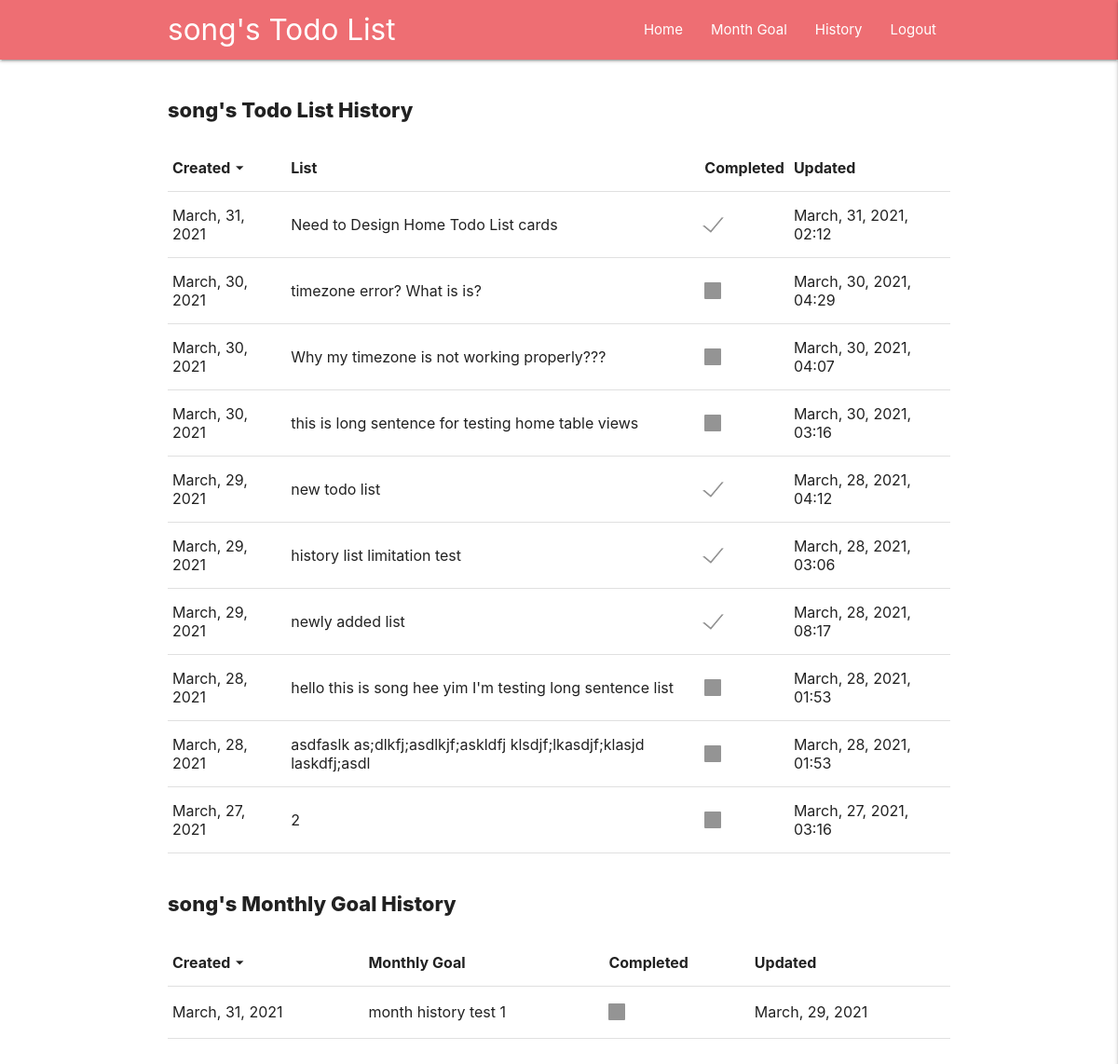
/history (signed in), run on an earlier commit of the app's database.
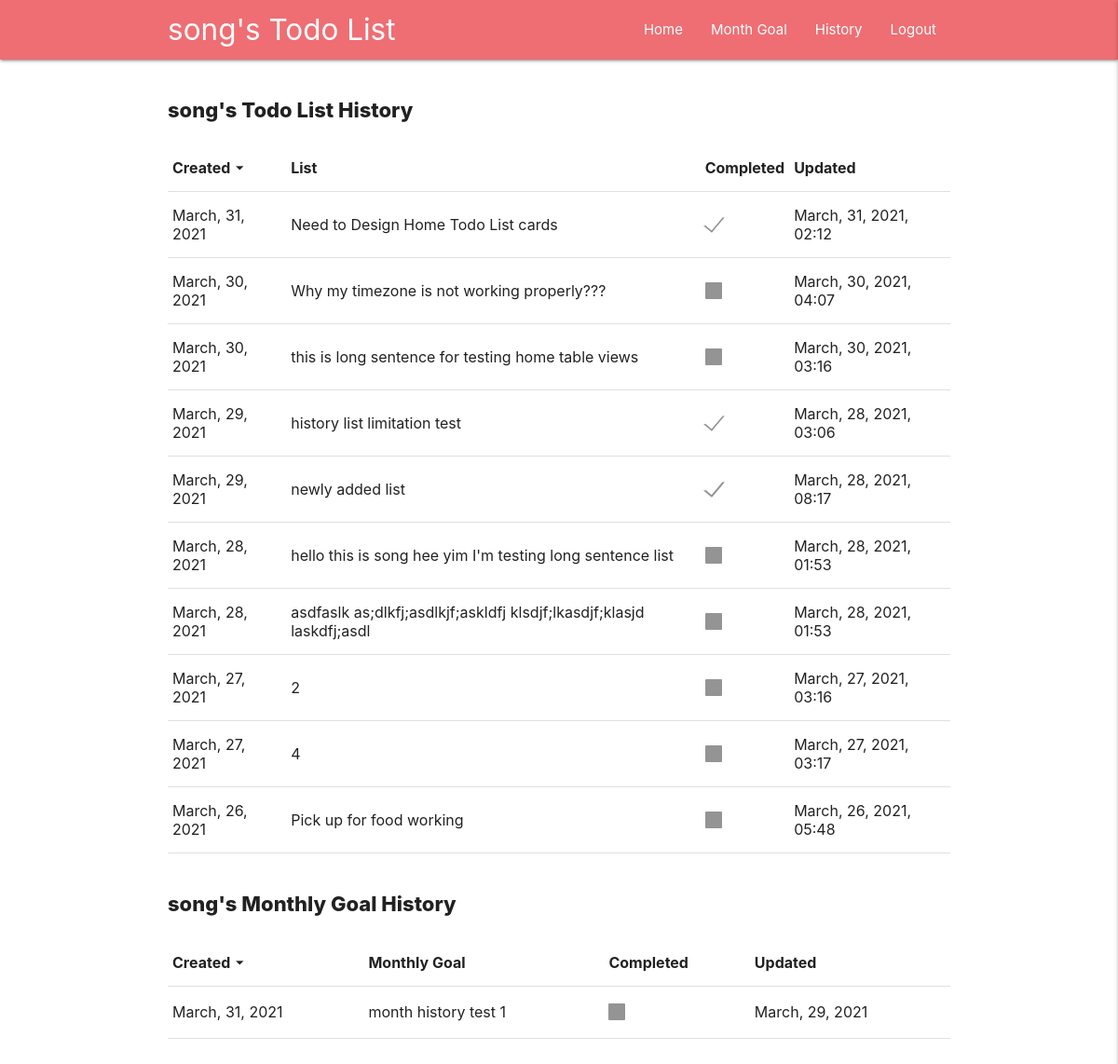
And on a later commit of the database.
### write_list/models.py (models this page shows, shortened)
class List(models.Model):
    user = models.ForeignKey(
        User, on_delete=models.CASCADE)
    cleared = models.BooleanField(default=False)
    todo_list = models.CharField(max_length=5000)
    created = models.DateTimeField(auto_now=True)
    updated_time = models.DateTimeField(auto_now_add=True, null=True)

class Monthly(models.Model):
    user = models.ForeignKey(
        User, on_delete=models.CASCADE
    )
    cleared = models.BooleanField(default=False)
    monthly_goal = models.CharField(max_length=5000)
    created = models.DateTimeField(auto_now=True)
    updated_time = models.DateTimeField(auto_now_add=True, null=True)

### write_list/views.py (the view)
# urls.py: path('history', views.history, name='history'),
@ login_required(login_url='/login')
def history(request):
    userid = request.user.id
    daily = getData(userid, True)
    month = get_monthly_data(userid, True)
    send_data = {
        'daily': daily,
        'month': month,
    }
    return render(request, 'write_list/history.html', send_data)

### write_list/views.py (called while the page is built)
def get_monthly_data(userid, getAll):
    if getAll:
        user = models.Monthly.objects.filter(
            user=userid).order_by('created').reverse()
    else:
        user = models.Monthly.objects.filter(
            user=userid, created__year=today.year, created__month=today.month).order_by('created').reverse()
    list_array = []
    for listEle in user:
        if listEle.cleared:
            status = 'checked'
        else:
            status = 'unchecked'
        add_list = {
            'cleared': status,
            "li": listEle.monthly_goal,
            "created": listEle.created.strftime('%B, %d, %Y'),
            "updated": listEle.updated_time.strftime('%B, %d, %Y'),
            "id": listEle.id
        }
        list_array.append(add_list)
    send_data = {
        'add_list': list_array
    }
    return send_data

### templates/write_list/history.html (shortened to what this page needs)
{% load static %}
<html lang="en">
<head>
    <link rel="stylesheet" href="{% static 'css/style.css' %}">
        <link
      rel="stylesheet"
      href="https://cdnjs.cloudflare.com/ajax/libs/materialize/1.0.0/css/materialize.min.css"
    />
</head>
<body>
{% include 'navbar.html' %}
<div class="container">
    <h1 class="home-title">{{request.user}}'s Todo List History</h1>
    <div class='table-wrap'>
        <table id='daily_history_data_table'>
            <thead>
                <th class='th_which_has_sort sort_by_created'>Created
                    <div class='table_sort_button'>
                        <i class='material-icons dropdown-trigger' data-target='daily_dropdown_by_created'>arrow_drop_down</i>
                    </div>
                </th>
                <th>List</th>
                <th class='th_which_has_sort'>Completed
                </th>
                <th>Updated
                </th>
            </thead>
            <tbody id='daily_history_data_row'>
            {% for list in daily.add_list|slice:":10" %}
                <tr >
                    <td>
                        <p>{{list.created}}</p>
                    </td>
                    <td>
                        <p>{{list.li}}</p>
                    </td>
                    <td>
                        <label>
                            <span></span>
                        </label>
                    </td>
                    <td>
                        <p>{{list.updated}}</p>
                    </td>
                </tr>
            {% endfor %}
            </tbody>
        </table>
    </div>
    <h1 class="home-title">{{request.user}}'s Monthly Goal History</h1>
    <div class='table-wrap'>
        <table id='monthly_history_data_table'>
        <thead>
            <th class='th_which_has_sort sort_by_created'>Created
                <div class='table_sort_button'>
                    <i class='material-icons dropdown-trigger' data-target='monthly_dropdown_by_created'>arrow_drop_down</i>
                </div>
            </th>
            <th>Monthly Goal</th>
            <th class='th_which_has_sort'>Completed
            </th>
            <th>Updated</th>
        </thead>
        <tbody id='monthly_history_data_row'>
        {% for list in month.add_list|slice:":10"%}
            <tr>
                <td>
                    <p>{{list.created}}</p>
                </td>
                <td>
                    <p>{{list.li}}</p>
                </td>
                <td>
                    <label>
                        <span></span>
                    </label>
                </td>
                <td>
                    <p>{{list.updated}}</p>
                </td>
            </tr>
        {% endfor %}
        </tbody>
        </table>
    </div>
</div>
</body>
</html>

### templates/navbar.html (shortened to what this page needs)
    <nav>
        <div class='container'>
            <div class="nav-wrapper">
            <a href="/" class="brand-logo">{{request.user}}'s Todo List</a>
            <ul class="right hide-on-med-and-down">
                <li><a href="/">Home</a></li>
                <li><a href="/month">Month Goal</a></li>
                <li><a href="/history">History</a></li>
                <li><a href="/logout">Logout</a></li>
            </ul>
            </div>
        </div>
    </nav>

### static/css/style.css (style rules this page uses)
body { padding-bottom: 150px; }
.home-title { font-size: 22px; font-weight: 800; }
.material-icons { font-size: 20px !important; }
.table-wrap { overflow: auto; }
.th_which_has_sort { display: flex; flex-direction: row; }
.table_sort_button { cursor: pointer; }

What changed in the data, as far as the page shows it:
removed List: li "timezone error? What is is?"
removed List: li "new todo list"
now on this page (row unchanged): List: li "Pick up for food working"
Also different on the page:
new list line: "March, 27, 2021 4 March, 27, 2021, 03:17"
new list line: "March, 26, 2021 March, 26, 2021, 05:48"
list line gone: "March, 30, 2021 March, 30, 2021, 04:29"
list line gone: "March, 29, 2021 March, 28, 2021, 04:12"
